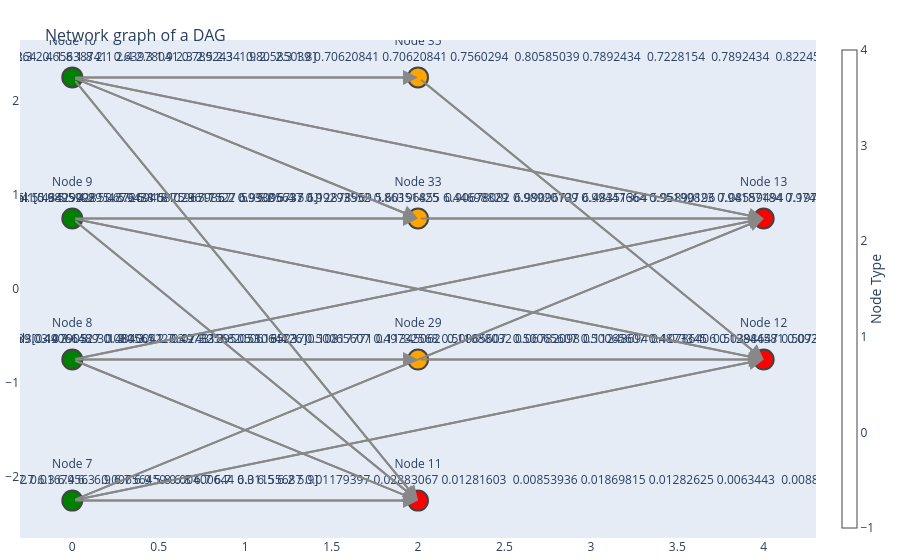

Notebook code cell kept with this figure:
### Code cell
target_dag : DAG = best_of_generations[-1][0]

plot_dag(target_dag)

print('Has circles:', target_dag.check_for_circular())

### Figure 1 — Plotly figure (JSON) as saved in the notebook; plotly's stock layout.template omitted (floating-point values rounded to 4 significant figures)
{"data": [{"hoverinfo": "none", "line": {"color": "#888", "width": 2}, "mode": "lines", "type": "scatter", "x": [0, 2, null, 0, 4, null, 0, 4, null, 0, 2, null, 0, 4, null, 0, 2, null, 0, 2, null, 0, 4, null, 0, 2, null, 0, 2, null, 0, 4, null, 0, 2, null, 0, 2, null, 2, 4, null, 2, 4, null, 2, 4, null], "y": [-2.25, -2.25, null, -2.25, -0.75, null, -2.25, 0.75, null, -0.75, -2.25, null, -0.75, 0.75, null, -0.75, -0.75, null, 0.75, -2.25, null, 0.75, -0.75, null, 0.75, 0.75, null, 2.25, -2.25, null, 2.25, 0.75, null, 2.25, 0.75, null, 2.25, 2.25, null, -0.75, -0.75, null, 0.75, 0.75, null, 2.25, -0.75, null]}, {"hoverinfo": "text", "marker": {"color": ["green", "green", "green", "green", "red", "red", "red", "orange", "orange", "orange"], "colorbar": {"thickness": 15, "title": {"side": "right", "text": "Node Type"}, "xanchor": "left"}, "colorscale": [[0, "rgb(255,255,217)"], [0.125, "rgb(237,248,177)"], [0.25, "rgb(199,233,180)"], [0.375, "rgb(127,205,187)"], [0.5, "rgb(65,182,196)"], [0.625, "rgb(29,145,192)"], [0.75, "rgb(34,94,168)"], [0.875, "rgb(37,52,148)"], [1, "rgb(8,29,88)"]], "line": {"width": 2}, "showscale": true, "size": 20}, "mode": "markers+text", "text": ["Node 7<br>Out Val: [6.4 7.2 7.4 7.9 6.4 6.3 6.1 7.7 6.3 6.4 6.  6.9 6.7 6.9 5.8 6.8 6.7 6.7\n 6.3 6.5 6.2 5.9]", "Node 8<br>Out Val: [2.8 3.  2.8 3.8 2.8 2.8 2.6 3.  3.4 3.1 3.  3.1 3.1 3.1 2.7 3.2 3.3 3.\n 2.5 3.  3.4 3. ]", "Node 9<br>Out Val: [5.6 5.8 6.1 6.4 5.6 5.1 5.6 6.1 5.6 5.5 4.8 5.4 5.6 5.1 5.1 5.9 5.7 5.2\n 5.  5.2 5.4 5.1]", "Node 10<br>Out Val: [2.1 1.6 1.9 2.  2.2 1.5 1.4 2.3 2.4 1.8 1.8 2.1 2.4 2.3 1.9 2.3 2.5 2.3\n 1.9 2.  2.3 1.8]", "Node 11<br>Out Val: [0.00664262 0.00761033 0.003591   0.00689801 0.00643052 0.01679563\n 0.00656459 0.00400644 0.01155687 0.01179397 0.02883067 0.01281603\n 0.00853936 0.01869815 0.01282625 0.0063443  0.00887358 0.01429209\n 0.01234249 0.0155405  0.01593267 0.01847686]", "Node 12<br>Out Val: [0.10790527 0.08056522 0.07431895 0.06165237 0.10817771 0.11345062\n 0.11688032 0.06782098 0.11248694 0.10786406 0.12844581 0.09272746\n 0.09855474 0.09507415 0.13457641 0.09324354 0.09820111 0.10090363\n 0.11526084 0.10695998 0.11742645 0.13011585]", "Node 13<br>Out Val: [0.98959929 0.87269468 0.9679367  0.93305637 0.99293552 0.86351425\n 0.90678082 0.98920109 0.99447664 0.95199823 0.94187184 0.97486065\n 0.99436345 0.98474117 0.98049697 0.99237956 0.99571544 0.98926894\n 0.97397711 0.97117305 0.99102552 0.95843743]", "Node 29<br>Out Val: [0.49066489 0.49732568 0.49066489 0.52396883 0.49066489 0.49066489\n 0.4840041  0.49732568 0.51064726 0.50065607 0.49732568 0.50065607\n 0.50065607 0.50065607 0.4873345  0.50398647 0.50731686 0.49732568\n 0.48067371 0.49732568 0.51064726 0.49732568]", "Node 33<br>Out Val: [6.59750862 6.09226434 6.71150359 7.068437   6.72866154 5.43429028\n 5.67943818 7.23611527 6.99096737 6.12878969 5.60196855 6.44698829\n 6.99096737 6.48351364 5.95890196 7.08559494 7.19738046 6.5587738\n 5.8836418  6.16531504 6.70929413 5.82774904]", "Node 35<br>Out Val: [0.7560294  0.67299441 0.7228154  0.7394224  0.7726364  0.65638741\n 0.63978041 0.7892434  0.80585039 0.70620841 0.70620841 0.7560294\n 0.80585039 0.7892434  0.7228154  0.7892434  0.82245739 0.7892434\n 0.7228154  0.7394224  0.7892434  0.70620841]"], "textposition": "top center", "type": "scatter", "x": [0, 0, 0, 0, 2, 4, 4, 2, 2, 2], "y": [-2.25, -0.75, 0.75, 2.25, -2.25, -0.75, 0.75, -0.75, 0.75, 2.25]}], "layout": {"annotations": [{"arrowcolor": "#888", "arrowhead": 2, "arrowsize": 1.5, "arrowwidth": 2, "ax": 0, "axref": "x", "ay": -2.25, "ayref": "y", "showarrow": true, "x": 2, "xref": "x", "y": -2.25, "yref": "y"}, {"arrowcolor": "#888", "arrowhead": 2, "arrowsize": 1.5, "arrowwidth": 2, "ax": 0, "axref": "x", "ay": -2.25, "ayref": "y", "showarrow": true, "x": 4, "xref": "x", "y": -0.75, "yref": "y"}, {"arrowcolor": "#888", "arrowhead": 2, "arrowsize": 1.5, "arrowwidth": 2, "ax": 0, "axref": "x", "ay": -2.25, "ayref": "y", "showarrow": true, "x": 4, "xref": "x", "y": 0.75, "yref": "y"}, {"arrowcolor": "#888", "arrowhead": 2, "arrowsize": 1.5, "arrowwidth": 2, "ax": 0, "axref": "x", "ay": -0.75, "ayref": "y", "showarrow": true, "x": 2, "xref": "x", "y": -2.25, "yref": "y"}, {"arrowcolor": "#888", "arrowhead": 2, "arrowsize": 1.5, "arrowwidth": 2, "ax": 0, "axref": "x", "ay": -0.75, "ayref": "y", "showarrow": true, "x": 4, "xref": "x", "y": 0.75, "yref": "y"}, {"arrowcolor": "#888", "arrowhead": 2, "arrowsize": 1.5, "arrowwidth": 2, "ax": 0, "axref": "x", "ay": -0.75, "ayref": "y", "showarrow": true, "x": 2, "xref": "x", "y": -0.75, "yref": "y"}, {"arrowcolor": "#888", "arrowhead": 2, "arrowsize": 1.5, "arrowwidth": 2, "ax": 0, "axref": "x", "ay": 0.75, "ayref": "y", "showarrow": true, "x": 2, "xref": "x", "y": -2.25, "yref": "y"}, {"arrowcolor": "#888", "arrowhead": 2, "arrowsize": 1.5, "arrowwidth": 2, "ax": 0, "axref": "x", "ay": 0.75, "ayref": "y", "showarrow": true, "x": 4, "xref": "x", "y": -0.75, "yref": "y"}, {"arrowcolor": "#888", "arrowhead": 2, "arrowsize": 1.5, "arrowwidth": 2, "ax": 0, "axref": "x", "ay": 0.75, "ayref": "y", "showarrow": true, "x": 2, "xref": "x", "y": 0.75, "yref": "y"}, {"arrowcolor": "#888", "arrowhead": 2, "arrowsize": 1.5, "arrowwidth": 2, "ax": 0, "axref": "x", "ay": 2.25, "ayref": "y", "showarrow": true, "x": 2, "xref": "x", "y": -2.25, "yref": "y"}, {"arrowcolor": "#888", "arrowhead": 2, "arrowsize": 1.5, "arrowwidth": 2, "ax": 0, "axref": "x", "ay": 2.25, "ayref": "y", "showarrow": true, "x": 4, "xref": "x", "y": 0.75, "yref": "y"}, {"arrowcolor": "#888", "arrowhead": 2, "arrowsize": 1.5, "arrowwidth": 2, "ax": 0, "axref": "x", "ay": 2.25, "ayref": "y", "showarrow": true, "x": 2, "xref": "x", "y": 0.75, "yref": "y"}, {"arrowcolor": "#888", "arrowhead": 2, "arrowsize": 1.5, "arrowwidth": 2, "ax": 0, "axref": "x", "ay": 2.25, "ayref": "y", "showarrow": true, "x": 2, "xref": "x", "y": 2.25, "yref": "y"}, {"arrowcolor": "#888", "arrowhead": 2, "arrowsize": 1.5, "arrowwidth": 2, "ax": 2, "axref": "x", "ay": -0.75, "ayref": "y", "showarrow": true, "x": 4, "xref": "x", "y": -0.75, "yref": "y"}, {"arrowcolor": "#888", "arrowhead": 2, "arrowsize": 1.5, "arrowwidth": 2, "ax": 2, "axref": "x", "ay": 0.75, "ayref": "y", "showarrow": true, "x": 4, "xref": "x", "y": 0.75, "yref": "y"}, {"arrowcolor": "#888", "arrowhead": 2, "arrowsize": 1.5, "arrowwidth": 2, "ax": 2, "axref": "x", "ay": 2.25, "ayref": "y", "showarrow": true, "x": 4, "xref": "x", "y": -0.75, "yref": "y"}], "hovermode": "closest", "margin": {"b": 20, "l": 5, "r": 5, "t": 40}, "showlegend": false, "title": {"font": {"size": 16}, "text": "<br>Network graph of a DAG"}, "xaxis": {"showgrid": false, "zeroline": false}, "yaxis": {"showgrid": false, "zeroline": false}}}
